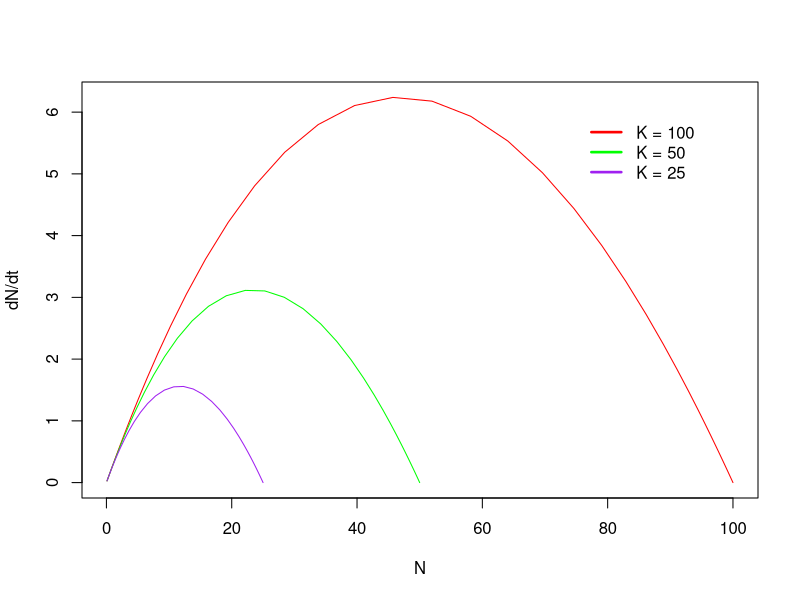

The R source for this figure: (Note: this script raises an error after producing the figure.)
#hw 2 sarah ward problem 2

#WRITE A LOGISTIC GROWTH FUNCTION
 log.growth <- function (t, y, p) {
   N <- y[1]
   with (as.list (p), {
     dN.dt <- r *N * (1- (N/K))
     return (list(dN.dt))
   })
 }

 #set parameters rate of growth r, and carrying capacity k
 p <- c('r' = 0.25, 'K' = 100)
 #set initial conditions, runif selects a random number within a uniform range
 # in this example, between min of 0.01 and max of 0.1
 y0 <- c('N' = runif (1, min = 0.01, max = 0.1))
 t <- 1:100
 
 install.packages ('deSolve')
library(deSolve)
 
sim <- ode(y = y0, times =t, func = log.growth, parms = p, method = 'lsoda')

sim <- as.data.frame(sim)

p2 <- c('r' = 0.25, 'K' = 50)

sim2 <- ode(y = y0, times = t, func = log.growth, parms = p2, method = 'lsoda')

sim2 <- as.data.frame(sim2)

p3 <- c('r' = 0.25, 'K' = 25)

sim3 <- ode(y = y0, times = t, func = log.growth, parms = p3, method = 'lsoda')

sim3 <- as.data.frame(sim3)

#in order to process diff, you have to add a dummy value 
#(NA in this case) for the diff function to work

head(sim)
sim$deriv <- c(diff(sim$N), NA)

sim2$deriv <- c(diff(sim2$N), NA)

sim3$deriv <- c(diff(sim3$N), NA)


#plot it! 

plot(deriv ~ N, data = sim, type = 'l', col = 'red', 
     xlab = 'N', ylab = 'dN/dt')
points (deriv ~ N, data = sim2, type = 'l', col = 'green')
points (deriv ~ N, data = sim3, type = 'l', col = 'purple')

legend (75, 6, c ('K = 100', 'K = 50', 'K = 25'), 
        lty=c(1,1, 1), lwd=c(2.5,2.5), 
        col = c('red', 'green', 'purple'), bty = 'n')


# find abundance with the highest growth rate

max (sim$deriv, na.rm = TRUE) #gives me 6.229076

which (sim$deriv == max (sim$deriv, na.rm = TRUE))  #gives me 35

sim$N[which(sim$deriv == max(sim$deriv, na.rm = TRUE))] #gives me 44.62426

# so in row 35 of sim (k=100), N = 44.62426 and deriv is 6.229076 which is
# the maximum growth rate (deriv) at abundance N

max (sim2$deriv, na.rm = TRUE) ##3.112799
which (sim2$deriv == max (sim2$deriv, na.rm = TRUE)) ## 33
sim2$N [which(sim2$deriv == max (sim2$deriv, na.rm = TRUE))] #24.7185

#so in row 33 of sim2 (k=50) , N = 24.7185, and deriv is 3.112799

max (sim3$deriv, na.rm = TRUE) #1.559653
which (sim3$deriv == max (sim3$deriv, na.rm = TRUE)) #30
sim3$N [which(sim3$deriv == max (sim3$deriv, na.rm = TRUE))]  # 12.006

# in row 33 of sim 3 (k = 25), N = 12.006, and deriv is 1.559653

k.vec <- c(k, k2, k3)
n.vec <- c(n1, n2, n3)
plot(n.vec ~ k.vec, bty = 'l', pch = 21, bg = 'red', 
     xlab = 'Carrying Capacity (K)', ylab = 'N')
